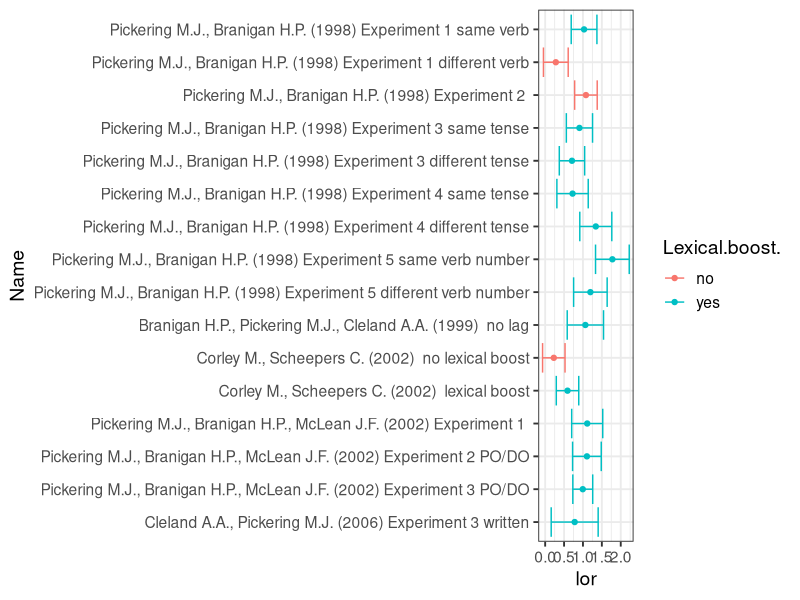

R code for this plot: (Note: this script raises an error after producing the figure.)
library(tidyverse)

logit = function(p) {log(p) - log(1-p)}
inv.logit = function(x) {exp(x)/(1+exp(x))}

# read in data, compute standard error followinbg Mahowald et al. (2016)
e = read_csv("data/master_spreadsheet_processed.csv") %>%
  filter(Target.task == "WSC", Construction.type == "dative",
         Language == "English",
         Lag == "0",
         L1L1..L2L1..L1L2..L2L2 == "L1L1") %>%
  mutate(v = 1/(num.data.1 * num.data.items.1 *Dep.primed) +
           1/(num.data.2 * num.data.items.2 * Alt.primed) +
           (1/(num.data.1 * num.data.items.1 * (1- Dep.primed))) +
           (1/(num.data.2 * num.data.items.2 * (1 - Alt.primed))),
         se = sqrt(v))

e = select(e, ExperimentID, Subcondition, Alt.primed, Dep.primed, Dep.measure) %>%
  mutate(PrimeDO = ifelse(Dep.measure == "DO", Dep.primed, Alt.primed),
         PrimePO = ifelse(Dep.measure == "PO", Dep.primed, Alt.primed)) %>%
  pivot_wider(id_cols = c(ExperimentID, Subcondition),
              names_from = c(Dep.measure), 
              values_from = c(PrimeDO, PrimePO)) %>%
  mutate(PrimeDO_DO = ifelse(is.na(PrimeDO_DO), 1 - PrimeDO_PO, PrimeDO_DO), # handle case where the ratio is just out of 1 to begin with
         PrimePO_DO = ifelse(is.na(PrimePO_DO), 1 - PrimePO_PO, PrimePO_DO),
         PrimeDO_DO.pct = PrimeDO_DO/(PrimeDO_DO + PrimeDO_PO),
         PrimeDO_PO.pct = PrimeDO_PO/(PrimeDO_DO + PrimeDO_PO),
         PrimePO_DO.pct = PrimePO_DO/(PrimePO_PO + PrimePO_DO),
         PrimePO_PO.pct = PrimePO_PO/(PrimePO_PO + PrimePO_DO),
         lor.DO = logit(PrimeDO_DO.pct) - logit(PrimePO_DO.pct),
         lor.PO = logit(PrimePO_PO.pct) - logit(PrimeDO_PO.pct),
         lor = lor.DO) %>%
  select(ExperimentID, lor, lor.DO, lor.PO, PrimeDO_DO.pct,
         PrimeDO_PO.pct, PrimePO_DO.pct, PrimePO_PO.pct) %>%
  right_join(e)

exp1 = filter(e, Dep.measure  == "DO" | (Paper.ID == 62 & (grepl("Shifted", Subcondition) == F)) ,
              Target.task == "WSC",
              Language == "English",
              Construction.type == "dative",
              Lag == "0",
              L1L1..L2L1..L1L2..L2L2 == "L1L1") %>%
  mutate(Lexical.boost. =     # fix mistake in coding meta-analysis
           ifelse(Authors == "Branigan H.P., Pickering M.J., Cleland A.A.",
                  "yes",
                  Lexical.boost.) ) %>%
  select(Paper.ID, Authors, Year, Experiment.name, lor, se, Lexical.boost.,
         StudyID,
         ExperimentID,
         Dep.measure,
         num.data.1,
         num.data.2,
         Subcondition,
         N.unique.items) %>%
  filter(Paper.ID != 58,
         !grepl("spoken", Subcondition)) %>%
  mutate(Experiment.name = ifelse(is.na(Experiment.name), "", Experiment.name),
         Subcondition = ifelse(is.na(Subcondition), "", Subcondition),
         ExpNum = ifelse(Experiment.name == "",
                         0,
                         as.numeric(gsub("Experiment ", "", Experiment.name))),
         Name = paste(Authors, " (", Year, ") ", Experiment.name, " ", Subcondition, sep=""),
         Name = fct_reorder(Name, -as.numeric(ExpNum)),
         Name = fct_reorder(Name, -as.numeric(Year)))

ggplot(exp1, aes(x=Name, y=lor,
                 ymin=lor - 1.96*se, ymax = lor + 1.96*se,
                 colour=Lexical.boost.)) +
  geom_point() + 
  geom_errorbar() +
  coord_flip() + 
  theme_bw(14) +
  
ggsave("pngs/exp1_summary.png", width=9, height=4)